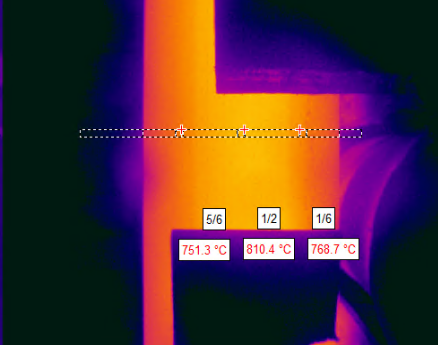
#> input picture _dev_features/BlurDetector/flange_ok.png, 438 x 345 px
$ python BlurDetector_pyImage.py   (older library calls are emulated)
#> lines starting #> are read from the running program, lines starting #| are printed output that depends on the picture; after the words box and inside, x2 and y2 are one past the last pixel; in counts of white or black regions, pixels touching at a corner belong together
from imutils import paths
import argparse
import cv2


# compute the Laplacian of the image and then return the focus measure, which is simply the variance of the Laplacian
def variance_of_laplacian(image):
    return cv2.Laplacian(image, cv2.CV_64F).var()


def main():
    pass


if __name__ == '__main__':
    main()

    # parameters
    image_path = 'flange_ok.png'
    threshold = 1100

    image = cv2.imread(image_path)
#> image is the input picture: shape (345, 438, 3); mean B, G, R 55.9, 47, 79.6
    gray = cv2.cvtColor(image, cv2.COLOR_BGR2GRAY)
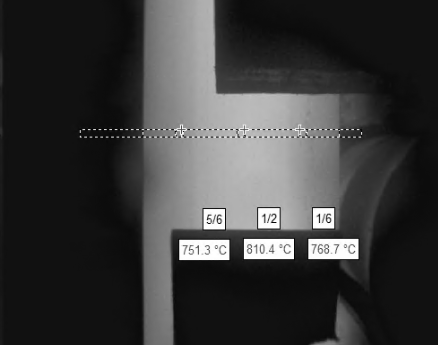
#> gray: shape (345, 438); min 2, max 255, mean 57.7
    fm = variance_of_laplacian(gray)
#> fm = 1028.9
    result = 'Blurry' if fm > threshold else 'Not Blurry'  # normally, with blurry images the laplacian gets smaller
#> result = 'Not Blurry'

    cv2.putText(image, "{}: {:.2f}".format(result, fm), (10, 30), cv2.FONT_HERSHEY_SIMPLEX, 0.8, (0, 255, 255), 3)
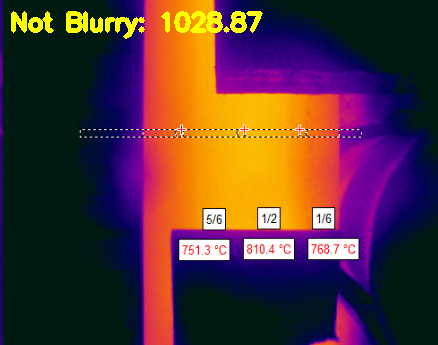
#> image: shape (345, 438, 3); 1.84% of pixels changed, all inside (x1, y1, x2, y2) = (11, 11, 263, 39)
    cv2.imshow("Image", image)
    cv2.waitKey(0)
